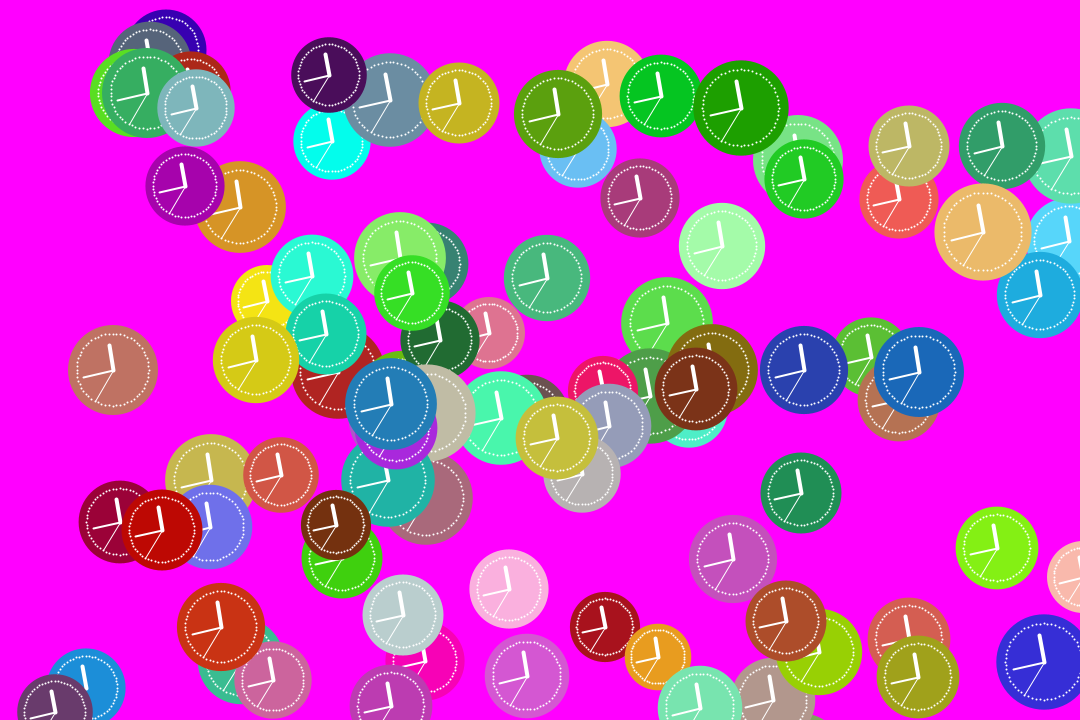
Frame 1 (no input)
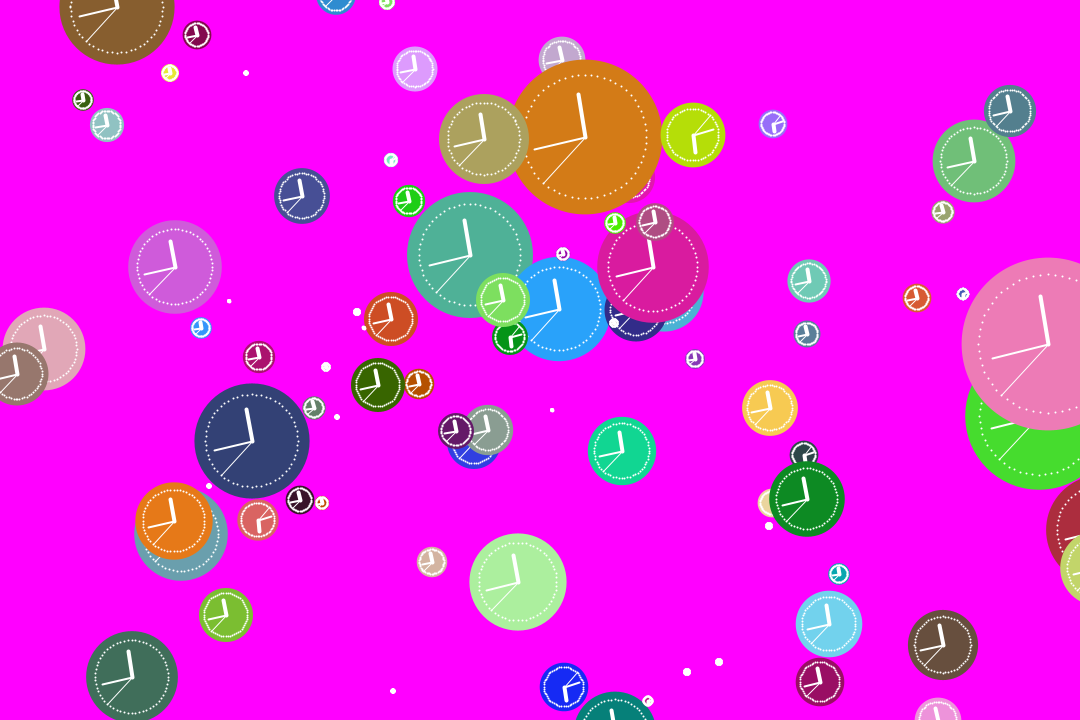
Frame 60 (the mouse pressed at the canvas centre just before this capture)
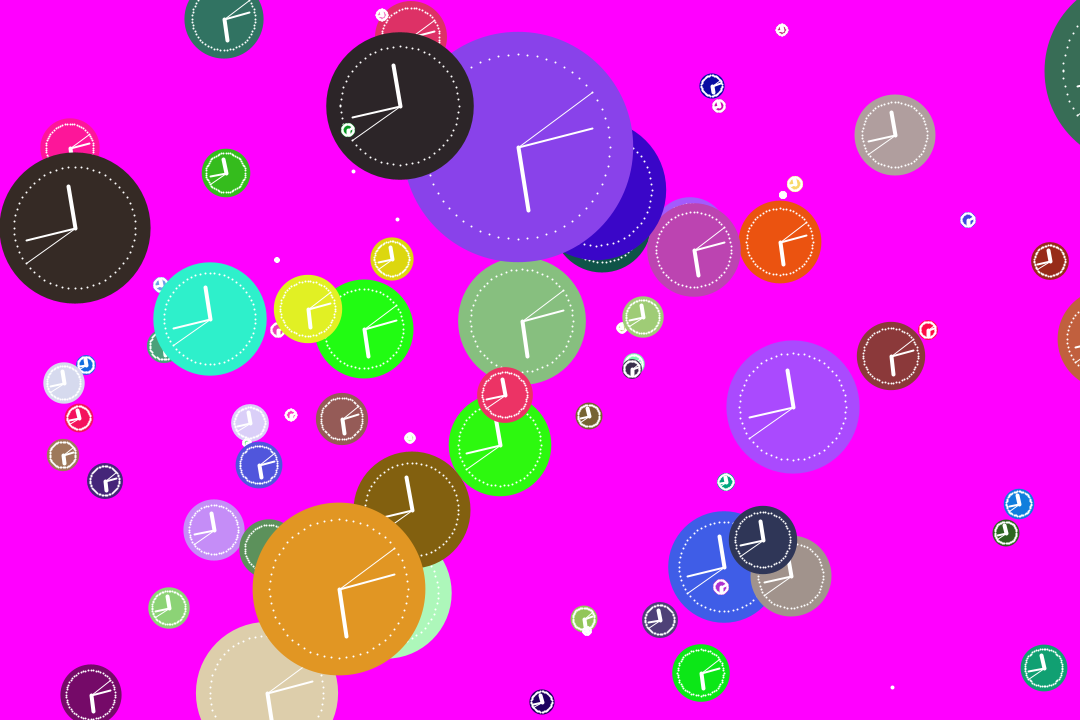
Frame 120 (the mouse held since frame 60 and released just before this capture)

The Processing sketch that drew these frames (run headless with seeded random() and noise(); from frame 60 on, the mouse is pressed at the canvas centre):

// Processing sketch: many_random
// ── many_random.pde
import java.util.Random;

//By Dan Jones, George Sains, Theo, Kyle Patel

class Clock {
int clockCentreX, clockCentreY;
float secondsRadius;
float minutesRadius;
float hoursRadius;
float clockDiameter;
int w, h;

public Clock(int x, int y, int w, int h) {
        this.w = w;
        this.h = h;
        clockCentreX = x + w / 2;
        clockCentreY = y + h / 2;
        int maxRadius = min(w, h) / 2;
        secondsRadius = maxRadius * 0.72;
        minutesRadius = maxRadius * 0.60;
        hoursRadius = maxRadius * 0.50;
        clockDiameter = maxRadius * 1.8;
}

Random ran = new Random();

void draw() {
        clockCentreX +=  ran.nextGaussian() * 10;
        clockCentreY += ran.nextGaussian() * 10;
        w += ran.nextGaussian() * 10;
        h += ran.nextGaussian() * 10;
        int maxRadius = min(w, h) / 2;
        secondsRadius = maxRadius * 0.72;
        minutesRadius = maxRadius * 0.60;
        hoursRadius = maxRadius * 0.50;
        clockDiameter = maxRadius * 1.8;

        if (clockCentreX == 0)
                clockCentreX = 1080;
        if (clockCentreY == 0)
                clockCentreY = 720;
        fill(ran.nextInt(255), ran.nextInt(255), ran.nextInt(255));
        noStroke();
        ellipse(clockCentreX, clockCentreY, clockDiameter, clockDiameter);

        float second_angle = map(second(), 0, 60, 0, TWO_PI) - HALF_PI;
        float minute_angle = map(minute() + norm(second(), 0, 60), 0, 60, 0, TWO_PI) - HALF_PI;
        float hour_angle = map(hour() + norm(minute(), 0, 60), 0, 24, 0, TWO_PI * 2) - HALF_PI;

        stroke(255, 255, 255);
        // control the thickness of the hand
        strokeWeight(1);
        line(clockCentreX, clockCentreY, clockCentreX + cos(second_angle) * secondsRadius, clockCentreY + sin(second_angle) * secondsRadius);
        // minute hand
        strokeWeight(2);
        line(clockCentreX, clockCentreY, clockCentreX + cos(minute_angle) * minutesRadius, clockCentreY + sin(minute_angle) * minutesRadius);
        // hour hand
        strokeWeight(4);
        line(clockCentreX, clockCentreY, clockCentreX + cos(hour_angle) * hoursRadius, clockCentreY + sin(hour_angle) * hoursRadius);


        strokeWeight(2);
        beginShape(POINTS);
        for (int degrees = 0; degrees < 360; degrees+=6) {
                float rads = radians(degrees);
                float tick_mark_x = clockCentreX + cos(rads) * secondsRadius;
                float tick_mark_y = clockCentreY + sin(rads) * secondsRadius;
                vertex(tick_mark_x, tick_mark_y);
        }
        endShape();
}
}

Clock[] clocks = new Clock[100];
void setup() {
        size (1080, 720);
        Random ran = new Random();
        for (int i = 0; i < clocks.length; i++)
                clocks[i] = new Clock(ran.nextInt(1080), ran.nextInt(720), 100, 100);
}
Clock clock = new Clock(0,0,100,100);
void draw(){
        background(255, 0, 255);
        for (Clock i : clocks)
                i.draw();
        // clock.draw();
}
